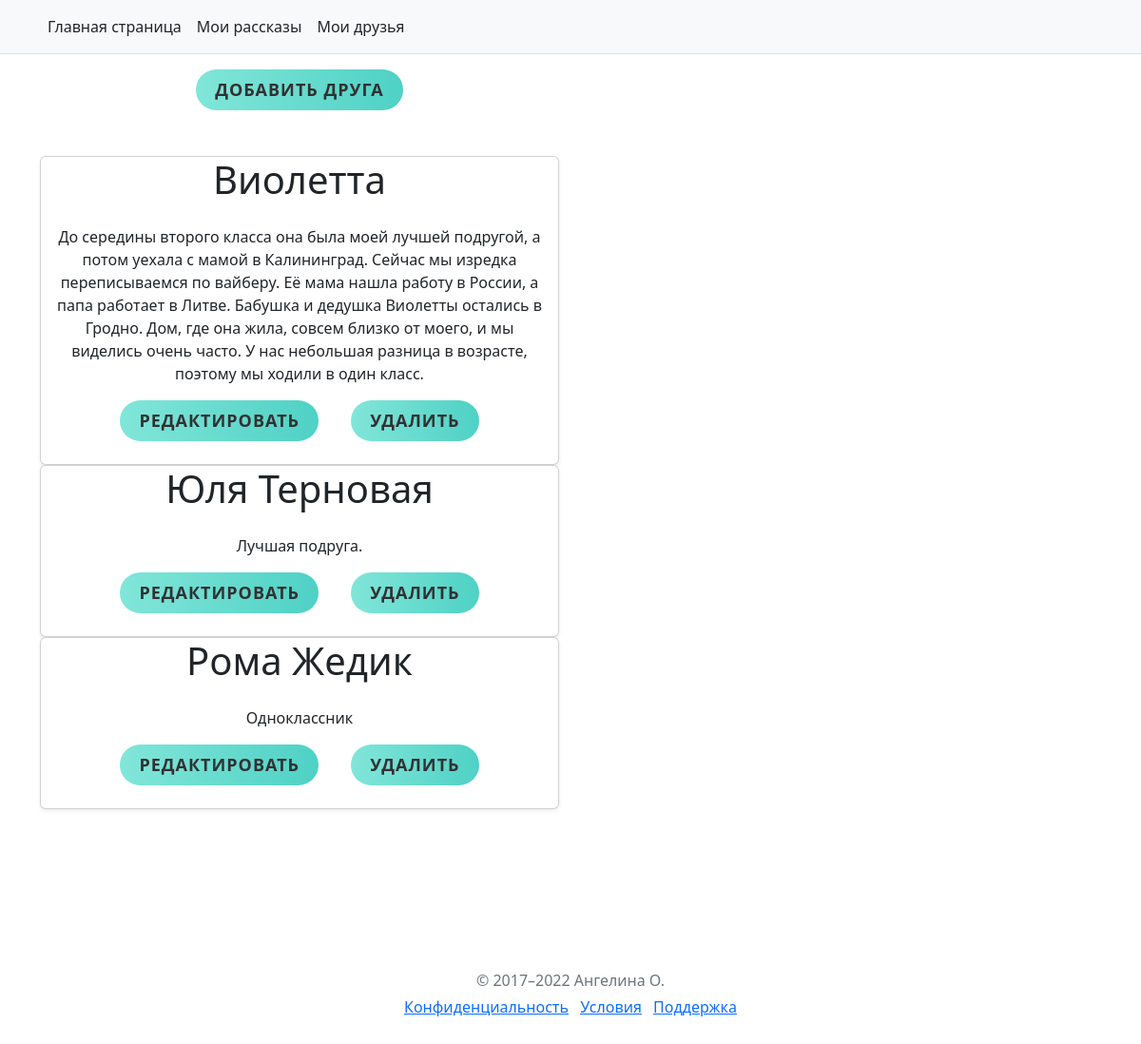
Screenshot of /friends with the database file from the repository.
### app.py (models this page shows, shortened)
class People(db.Model):
    id_f = db.Column(db.Integer, primary_key=True)
    name = db.Column(db.String(100), nullable=False)
    age = db.Column(db.Integer, nullable=False)
    story = db.Column(db.Text, nullable=False)

### app.py (the view)
@app.route('/friends')
def friends():
    friend = People.query.all()
    return render_template('friends.html', friend=friend)

### templates/friends.html (shortened to what this page needs)
{% extends 'base.html' %}
{% block body %}
<div class="container">
 <div class="row text-center mt-3">
  <div class="col-md-6">
   <a href="/add_friends" class="btn btn-lg"><span>Добавить друга</span></a><br><br><br>
      {% for f in friend %}
      <div class="col">
          <div class="card shadow-sm">
              <h1>{{ f.name }}</h1>
            <div class="card-body">
              <p class="card-text">{{ f.story }}</p>
            </div>
            <div class="container">
                <a href= "/friends/{{ f.id_f }}/update_friend" class="btn btn-danger">Редактировать</a>
                <a href= "/friends/{{ f.id_f }}/delete_friend" class="btn btn-danger">Удалить</a><br><br>
            </div>
          </div>
          {% endfor %}
      </div>
        <br><br><br>
    </div>
 </div>
</div>
{% endblock %}

### templates/friends.html (style rules this page uses)
.btn { color: #313133; background: linear-gradient(90deg, rgba(129,230,217,1) 0%, rgba(79,209,197,1) 100%); font-size: 18px; font-weight: 700; letter-spacing: 1px; text-transform: uppercase; padding: 8px 20px; margin: 0 15px; border: none; border-radius: 50px; position: relative; z-index: 1; transition: all 0.3s ease-in-out 0s; }
.btn:before { content: ''; min-width: calc(100% + 17px); min-height: calc(100% + 17px); border-radius: 50px; border: 5px solid #00FFCB; box-shadow: 0 0 40px rgba(0,255,203,.7); opacity: 0; transform: translateX(-50%) translateY(-50%) scale(0.5); position: absolute; top: 50%; left: 50%; transition: all .3s ease-in-out 0s; }

### rows the page displays
People: name "Виолетта", story "До середины второго класса она была моей лучшей подругой, а потом уехала с мамой в Калининград. Сейчас мы изредка переписываемся по вайберу. Её мама нашла работу в России, а папа работает в Литве. Бабушка и дедушка Виолетты остались в Гродно. Дом, где она жила, совсем близко от моего, и мы виделись очень часто. У нас небольшая разница в возрасте, поэтому мы ходили в один класс."
People: name "Юля Терновая", story "Лучшая подруга."
People: name "Рома Жедик", story "Одноклассник"
